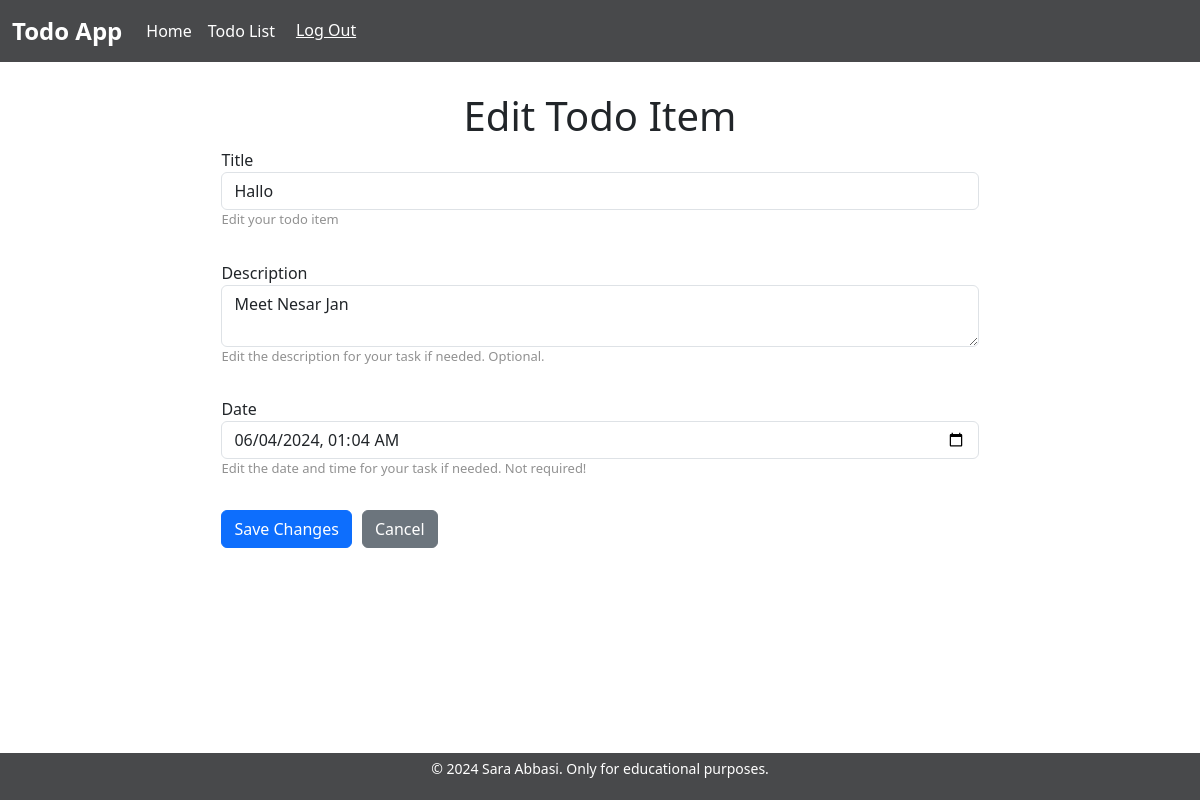
The app's page /8/edit/ (signed in) with its own data.
### todo_app/models.py (models this page shows, shortened)
class TodoItem(models.Model):
    title = models.CharField(max_length=200)
    description = models.TextField(blank=True)
    checked = models.BooleanField(default=False)
    owner = models.ForeignKey(User, on_delete=models.CASCADE, null=True)
    date = models.DateTimeField(blank=True, null=True)

### todo_app/views.py (the view)
# urls.py: path('<int:id>/edit/', edit_todo_item, name='todo_item_edit'),
@login_required(login_url='/accounts/login')
def edit_todo_item(request, id):
    todo_item = get_object_or_404(TodoItem, id=id, owner=request.user)
    if request.method == 'POST':
        form = TodoItemForm(request.POST, instance=todo_item)
        if form.is_valid():
            form.save()
            return redirect('todo_app:todo_list')
    else:
        form = TodoItemForm(instance=todo_item)
    return render(request, 'todo_app/edit_todo_item.html', {'form': form})

### todo_app/forms.py (shortened to what this page needs)
class TodoItemForm(forms.ModelForm):
    class Meta:
        model = TodoItem
        fields = ['title', 'description', 'checked', 'date']

### todo_app/templates/todo_app/edit_todo_item.html (shortened to what this page needs)
{% extends 'base.html' %}
{% block content %}
<div class="container edit-form-container">
    <h1>Edit Todo Item</h1>
    <form class="edit-todo-form" method="POST">
        <div class='input-container'>
            <label for="id_title">{{ form.title.label }}</label>
            <input class="form-control" type="text" name="title" value="{{ form.instance.title }}" required id="id_title">
            <p class='helper-text'>Edit your todo item</p>
        </div>
        <div class='input-container'>
            <label for="id_description">{{ form.description.label }}</label>
            <textarea class="form-control" name="description" id="id_description">{{ form.instance.description }}</textarea>
            <p class='helper-text'>Edit the description for your task if needed. Optional.</p>
        </div>
        <div class='input-container'>
            <label for="id_date">{{ form.date.label }}</label>
            <input class="form-control" type="datetime-local" name="date" value="{% if form.instance.date %}{{ form.instance.date|date:'Y-m-d\TH:i' }}{% endif %}" id="id_date">
            <p class='helper-text'>Edit the date and time for your task if needed. Not required!</p>
        </div>
        <button class='btn btn-primary' type="submit">Save Changes</button>
        <a href="{% url 'todo_app:todo_list' %}" class="btn btn-secondary">Cancel</a>
    </form>
</div>
{% endblock %}

### static/todo_app/styles.css (style rules this page uses)
.input-container { display: flex; flex-direction: column; width: 100%; margin-bottom: 15px; }
.helper-text { font-size: 13px; color: #919191; }
.edit-form-container { display: flex; flex-direction: column; justify-content: center; align-items: center; min-width: 300px; width: 70%; padding-top: 30px; }
.edit-todo-form { display: flex; flex-wrap: wrap; }
.edit-todo-form button { margin-right: 10px; }

### records on screen
TodoItem: title "Hallo", description "Meet Nesar Jan", date "06/04/2024 01:04"
